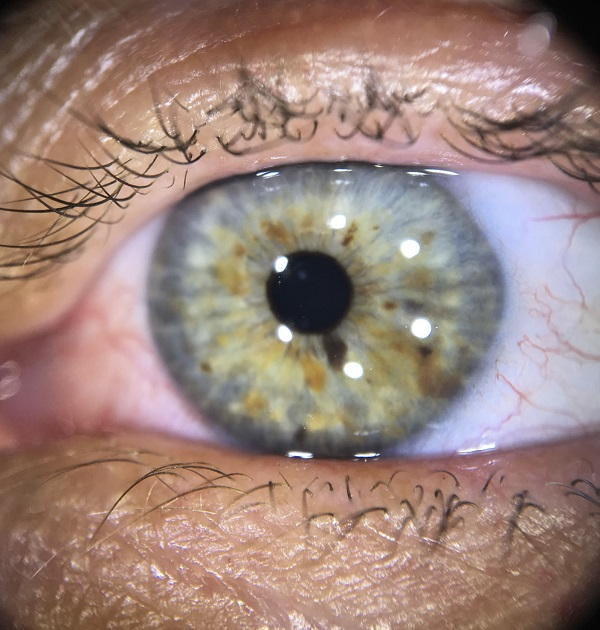
#> input picture Lisch nodules (Equipo 4).jpeg, 600 x 630 px, given in place of kodim23.png, which was not available
$ python 'Ecualizar histograma.py'
#> lines starting #> are read from the running program, lines starting #| are printed output that depends on the picture; pictures that were not available may be replaced by others from this repository, and a replacement may not be noted
import cv2
import matplotlib.pyplot as plt
import numpy as np
import argparse

def ecualizar_histograma(imagen_path):
    # Leer la imagen
#> called with imagen_path = 'kodim23.png'
    imagen = cv2.imread(imagen_path)
#> imagen is the input picture: shape (630, 600, 3); mean B, G, R 122.4, 130.9, 155.9

    if imagen is None:
        print(f"Error: No se pudo cargar la imagen en la ruta {imagen_path}")
        return

    # Convertir a RGB para visualización correcta de colores
    imagen_rgb = cv2.cvtColor(imagen, cv2.COLOR_BGR2RGB)

    # Ecualización para diferentes tipos de imágenes
    if len(imagen.shape) == 2:
        # Imagen en escala de grises
        ecualizada = cv2.equalizeHist(imagen)
        titulo_original = 'Imagen Original (Grises)'
        titulo_ecualizada = 'Imagen Ecualizada (Grises)'
    else:
        # Imagen a color (ecualizamos el canal V en HSV)
        hsv = cv2.cvtColor(imagen, cv2.COLOR_BGR2HSV)
#> hsv: shape (630, 600, 3); mean H, S, V 45.2, 68.6, 159.4
        h, s, v = cv2.split(hsv)
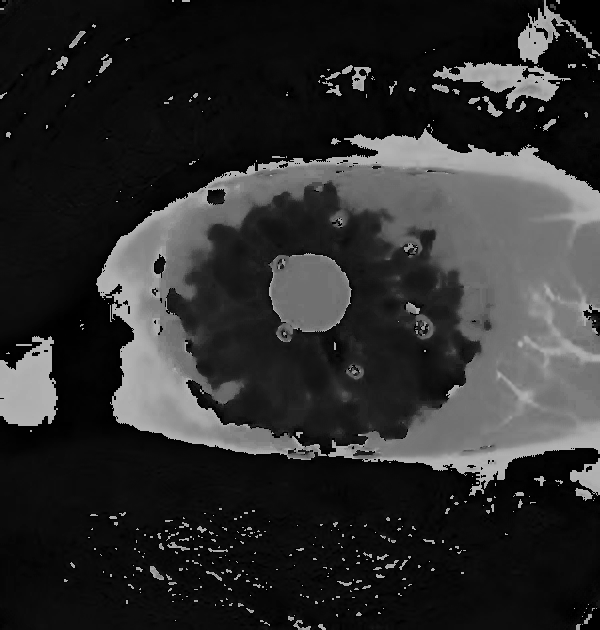
#> h: shape (630, 600); min 0, max 179, mean 45.2
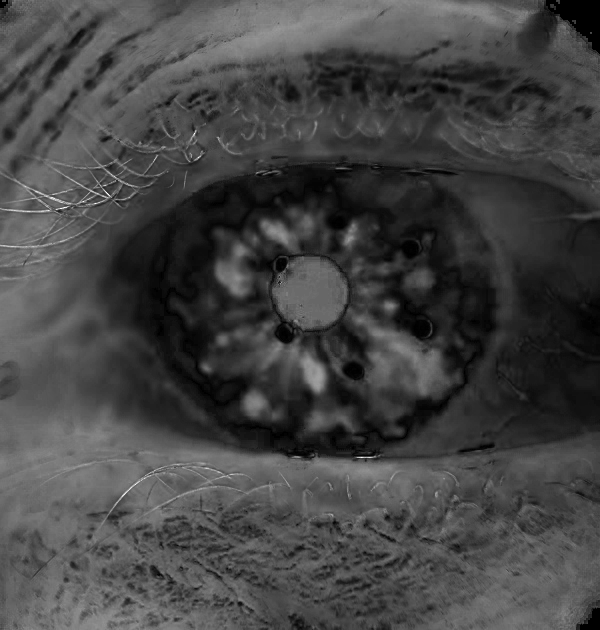
#> s: shape (630, 600); min 0, max 255, mean 68.6
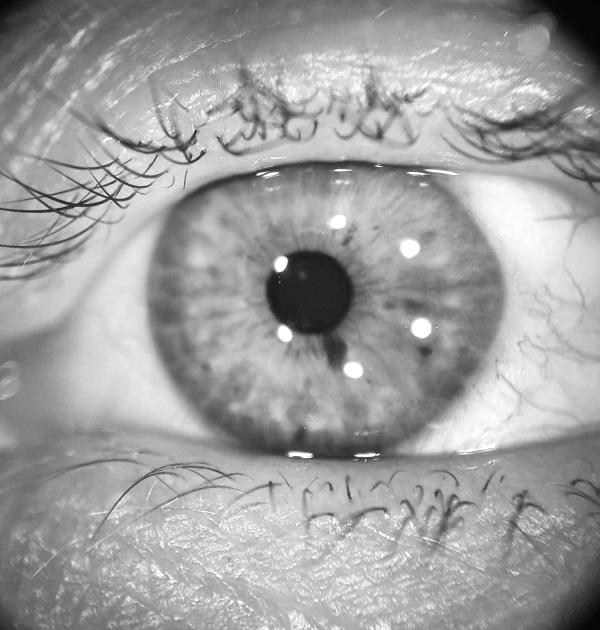
#> v: shape (630, 600); min 3, max 255, mean 159.4
        v_ecualizado = cv2.equalizeHist(v)
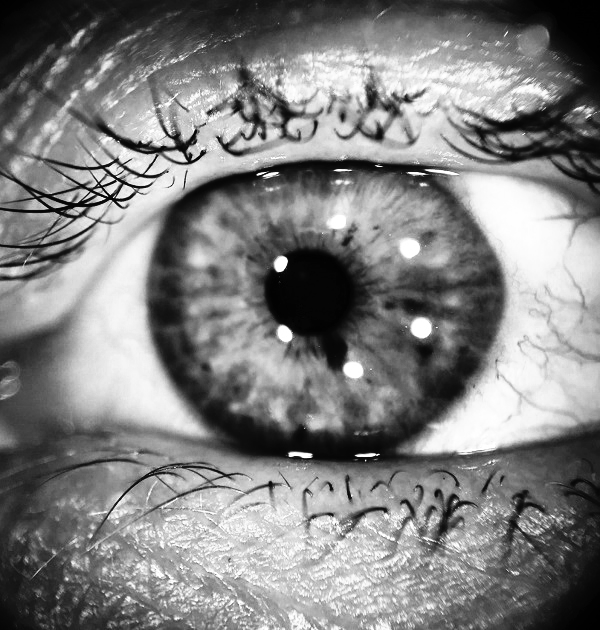
#> v_ecualizado: shape (630, 600); min 0, max 255, mean 128.3
        hsv_ecualizado = cv2.merge([h, s, v_ecualizado])
#> hsv_ecualizado: shape (630, 600, 3); mean H, S, V 45.2, 68.6, 128.3
        ecualizada = cv2.cvtColor(hsv_ecualizado, cv2.COLOR_HSV2RGB)
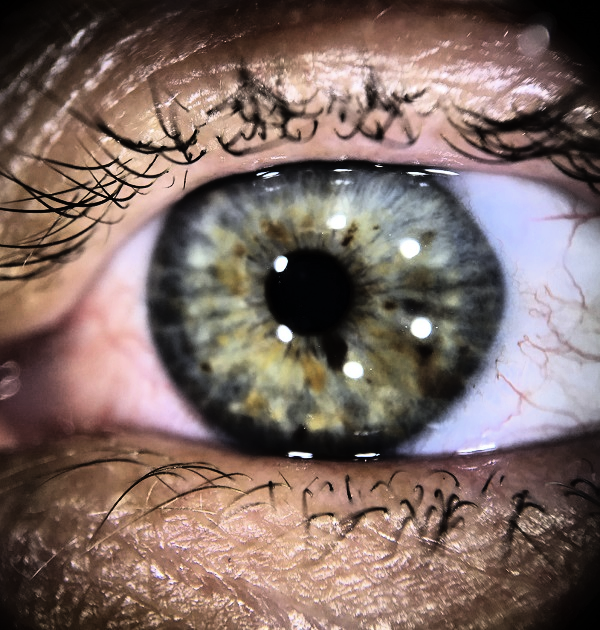
#> ecualizada: shape (630, 600, 3); mean R, G, B 125.1, 105.8, 99.8
        titulo_original = 'Imagen Original (Color)'
        titulo_ecualizada = 'Imagen Ecualizada (Color)'

    # Mostrar resultados
    fig, ax = plt.subplots(1, 2, figsize=(15, 5))

    ax[0].imshow(imagen_rgb)
    ax[0].set_title(titulo_original)
    ax[0].axis('off')

    if len(imagen.shape) == 2:
        ax[1].imshow(ecualizada, cmap='gray')
    else:
        ax[1].imshow(ecualizada)
    ax[1].set_title(titulo_ecualizada)
    ax[1].axis('off')

    plt.show()

if __name__ == "__main__":
    ecualizar_histograma("kodim23.png")
